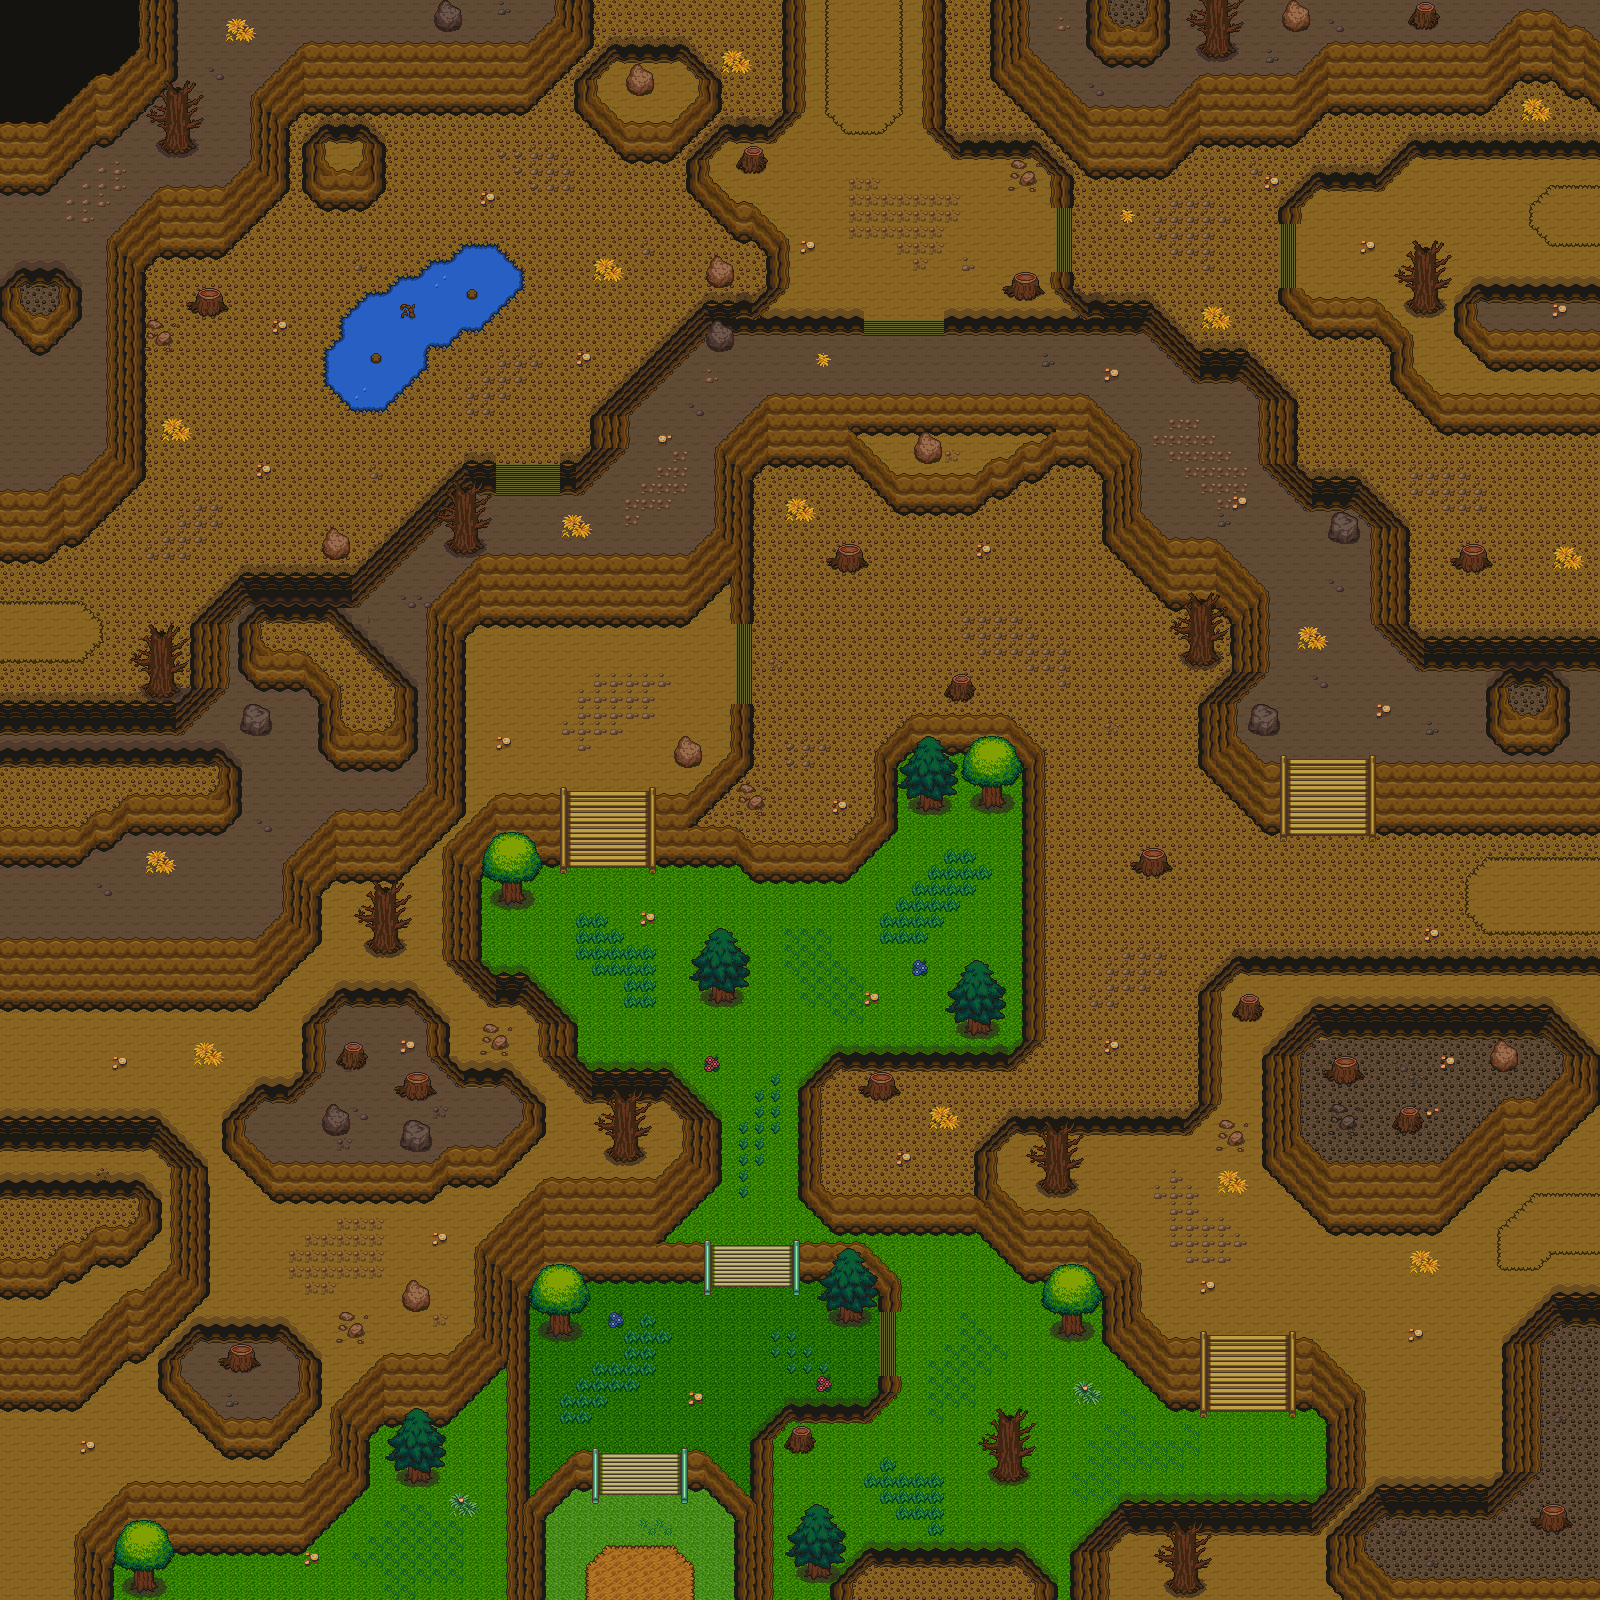

The image is a tile-based game level rendered from a .tmx file. Its description and source (layers, tilesets, objects; grid data summarised) follow:
An orthogonal 100x100 tile map with 16x16 px tiles, 8 tile layers (ground0, ground1, wall0, wall1, ...), 2 hidden layers not drawn, 9 tilesets.

<map version="1.0" orientation="orthogonal" renderorder="right-down" width="100" height="100" tilewidth="16" tileheight="16">
 <tileset firstgid="1" name="1" tilewidth="16" tileheight="16">
  <image source="../../tileset/v1.3/1.png" width="800" height="800" />
 </tileset>
 <tileset firstgid="2501" name="2" tilewidth="16" tileheight="16">
  <image source="../../tileset/v1.3/2.png" width="800" height="800" />
 </tileset>
 <tileset firstgid="5001" name="3" tilewidth="16" tileheight="16">
  <image source="../../tileset/v1.3/3.png" width="800" height="800" />
 </tileset>
 <tileset firstgid="7501" name="4" tilewidth="16" tileheight="16">
  <image source="../../tileset/v1.3/4.png" width="800" height="800" />
 </tileset>
 <tileset firstgid="10001" name="5" tilewidth="16" tileheight="16">
  <image source="../../tileset/v1.3/5.png" width="800" height="800" />
 </tileset>
 <tileset firstgid="12501" name="6" tilewidth="16" tileheight="16">
  <image source="../../tileset/v1.3/6.png" width="800" height="800" />
 </tileset>
 <tileset firstgid="15001" name="7" tilewidth="16" tileheight="16">
  <image source="../../tileset/v1.3/7.png" width="800" height="800" />
 </tileset>
 <tileset firstgid="17501" name="8" tilewidth="16" tileheight="16">
  <image source="../../tileset/v1.3/8.png" width="800" height="800" />
 </tileset>
 <tileset firstgid="20001" name="9" tilewidth="16" tileheight="16">
  <image source="../../tileset/v1.3/9.png" width="800" height="800" />
 </tileset>
 <layer name="ground0" width="100" height="100">
  <data>[10000 cells, 9997 non-empty, 11 distinct tile ids]</data>
 </layer>
 <layer name="ground1" width="100" height="100">
  <data>[10000 cells, 508 non-empty, 132 distinct tile ids]</data>
 </layer>
 <layer name="wall0" width="100" height="100">
  <data>[10000 cells, 4587 non-empty, 353 distinct tile ids]</data>
 </layer>
 <layer name="wall1" width="100" height="100">
  <data>[10000 cells, 1261 non-empty, 261 distinct tile ids]</data>
 </layer>
 <layer name="wall2" width="100" height="100">
  <data>[10000 cells, 165 non-empty, 22 distinct tile ids]</data>
 </layer>
 <layer name="deco0" width="100" height="100">
  <data>[10000 cells, 915 non-empty, 100 distinct tile ids]</data>
 </layer>
 <layer name="deco1" width="100" height="100">
  <data>[10000 cells, 267 non-empty, 77 distinct tile ids]</data>
 </layer>
 <layer name="ABOVE_OVERWRITE" width="100" height="100">
  <data>[10000 cells, 0 non-empty, 0 distinct tile ids]</data>
 </layer>
 <layer name="COLLISION_OVERWRITE" visible="0" width="100" height="100">
  <data>[10000 cells, 0 non-empty, 0 distinct tile ids]</data>
 </layer>
 <layer name="SPOT" visible="0" width="100" height="100">
  <data>[10000 cells, 41 non-empty, 26 distinct tile ids]</data>
 </layer>
</map>
